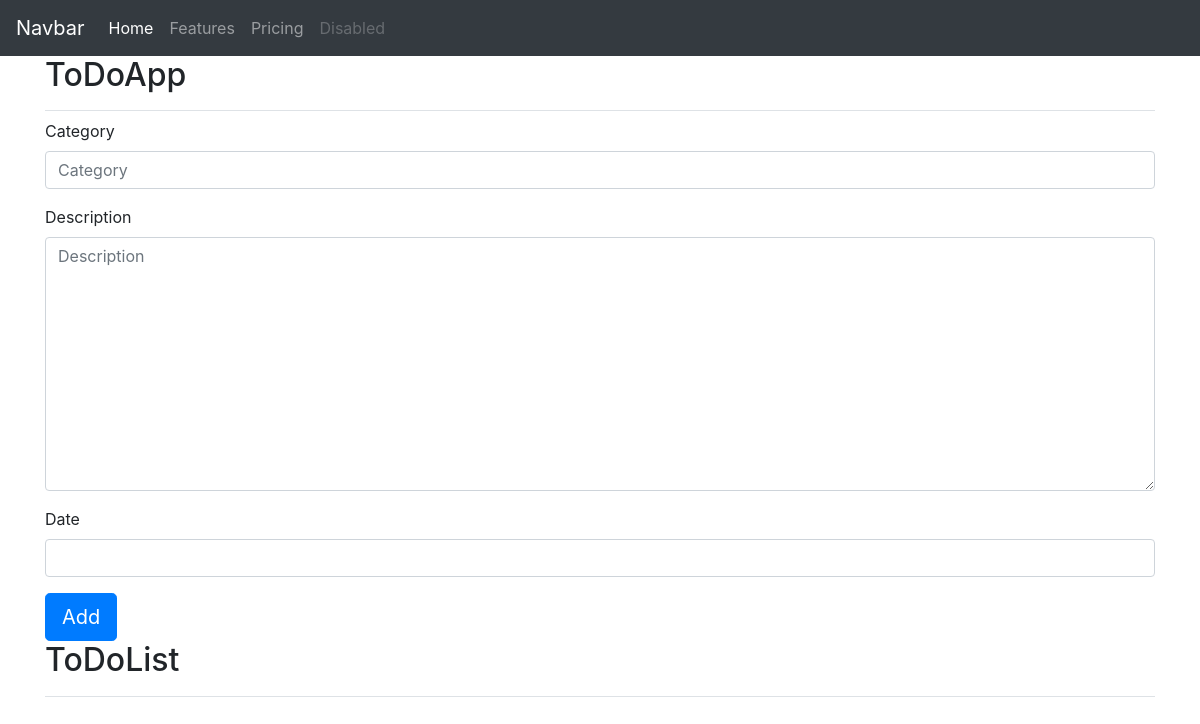
The app's page /Todoapp/, older data.
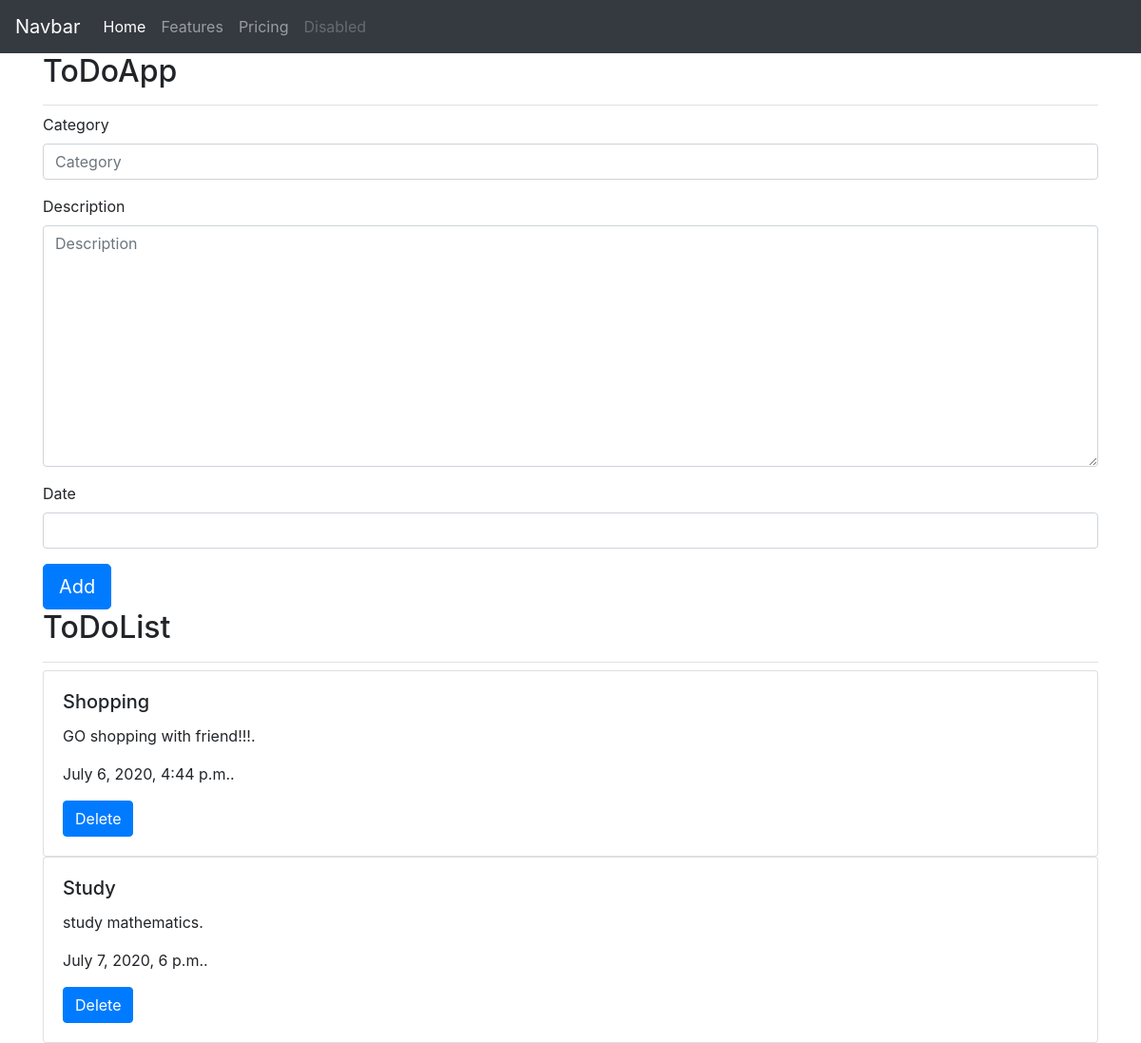
The same page, newer data.
### TodoApp/models.py (models this page shows, shortened)
class ToDoApp(models.Model):
    category = models.CharField(max_length=30)
    description = models.TextField()
    date = models.DateTimeField()
    def delete_url(self):
        return reverse("todo-delete", kwargs={"id": self.pk})

### TodoApp/views.py (the view)
# urls.py: path('', todoview , name='todo-list'),
def todoview(request):
    if request.method == 'POST':
        form = ToDoAppForm(request.POST)
        if form.is_valid():
            form.save()
            form = ToDoAppForm()
    else:
        form = ToDoAppForm()
    qs = ToDoApp.objects.all()
    context = {'form': form, 'object_list': qs}
    return render(request, 'TodoApp/todo.html', context)

### TodoApp/forms.py
class ToDoAppForm(forms.ModelForm):
    class Meta:
        model = ToDoApp
        fields = '__all__'

### TodoApp/templates/TodoApp/Todo.html (shortened to what this page needs)
{% extends 'Todoapp/base.html' %}
{% load crispy_forms_tags %}
{% load bootstrap4 %}
{% block page_header %}
  <h2>ToDoApp</h2>
{% endblock page_header %}
{% block content %}
<form method="post" class="form">
    {% bootstrap_form form %}
    <button name="submit" class="btn btn-primary btn-lg">Add</button>
</form>
<div class="pb-2 mb-2 border-bottom">
  <h2>ToDoList</h2>
</div>
{% for obj in object_list%}
<div class="card">
  <div class="card-body">
    <h5 class="card-title">{{ obj.category }}</h5>
    <p class="card-text">{{ obj.description}}.</p>
    <p class="card-text">{{ obj.date }}.</p>
    <a href="{{ obj.delete_url }}" class="btn btn-primary">Delete</a>
  </div>
</div>
{% endfor %}
{% endblock %}

### TodoApp/templates/TodoApp/base.html (shortened to what this page needs)
{% load bootstrap4 %}
<!DOCTYPE html>
<html lang="en-US">
<head>
    {% bootstrap_css %}
</head>
<body>
<nav class="navbar navbar-expand-lg navbar-dark  bg-dark">
  <a class="navbar-brand" href="#">Navbar</a>
  <div class="collapse navbar-collapse" id="navbarNav">
    <ul class="navbar-nav">
      <li class="nav-item active">
        <a class="nav-link" href="#">Home <span class="sr-only">(current)</span></a>
      </li>
      <li class="nav-item">
        <a class="nav-link" href="#">Features</a>
      </li>
      <li class="nav-item">
        <a class="nav-link" href="#">Pricing</a>
      </li>
      <li class="nav-item">
        <a class="nav-link disabled" href="#">Disabled</a>
      </li>
    </ul>
  </div>
</nav>
    <main role="main" class="container">
        <div class="pb-2 mb-2 border-bottom">
            {% block page_header %}{% endblock page_header %}
        </div>
        <div>
            {% block content %}{% endblock %}
        </div>
    </main>
</body>
</html>

Row changes from the older to the newer data that the page shows:
added ToDoApp: category "Shopping", description "GO shopping with friend!!!", date "July 6, 2020, 4:44 p.m."
added ToDoApp: category "Study", description "study mathematics", date "July 7, 2020, 6 p.m."
